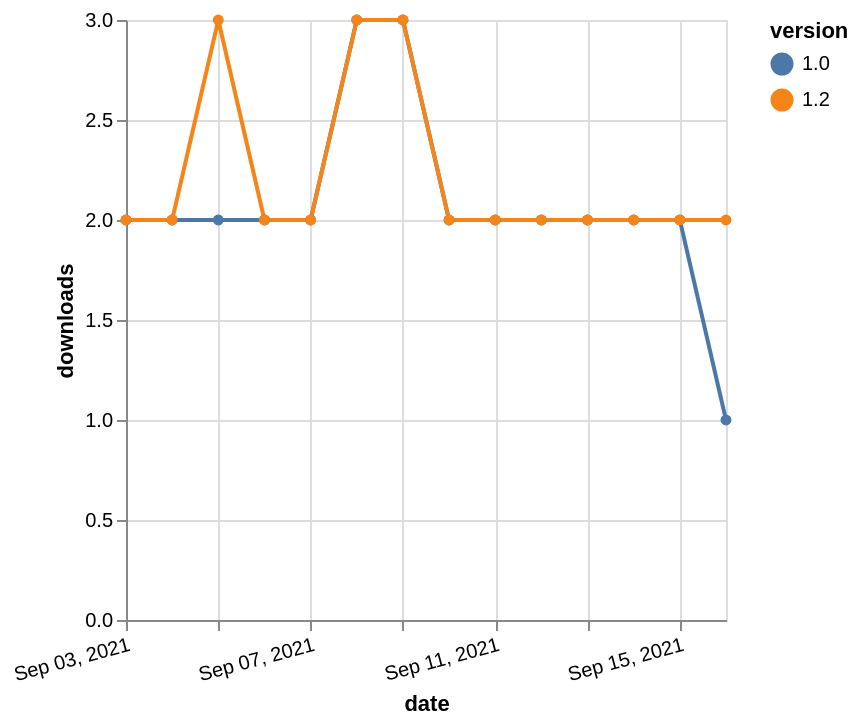

Describe this chart as a Vega-Lite specification.
### Vega-Lite specification from a JSON file in a GitHub repository (floating-point values rounded to 4 significant figures)
{"$schema": "https://vega.github.io/schema/vega-lite/v5.json", "description": "A simple bar chart with embedded data.", "data": {"values": [{"date": "2021-09-03", "total": 3026, "delta": 2, "version": "1.0"}, {"date": "2021-09-04", "total": 3028, "delta": 2, "version": "1.0"}, {"date": "2021-09-05", "total": 3030, "delta": 2, "version": "1.0"}, {"date": "2021-09-06", "total": 3032, "delta": 2, "version": "1.0"}, {"date": "2021-09-07", "total": 3034, "delta": 2, "version": "1.0"}, {"date": "2021-09-08", "total": 3037, "delta": 3, "version": "1.0"}, {"date": "2021-09-09", "total": 3040, "delta": 3, "version": "1.0"}, {"date": "2021-09-10", "total": 3042, "delta": 2, "version": "1.0"}, {"date": "2021-09-11", "total": 3044, "delta": 2, "version": "1.0"}, {"date": "2021-09-12", "total": 3046, "delta": 2, "version": "1.0"}, {"date": "2021-09-13", "total": 3048, "delta": 2, "version": "1.0"}, {"date": "2021-09-14", "total": 3050, "delta": 2, "version": "1.0"}, {"date": "2021-09-15", "total": 3052, "delta": 2, "version": "1.0"}, {"date": "2021-09-16", "total": 3053, "delta": 1, "version": "1.0"}, {"date": "2021-09-03", "total": 2198, "delta": 2, "version": "1.2"}, {"date": "2021-09-04", "total": 2200, "delta": 2, "version": "1.2"}, {"date": "2021-09-05", "total": 2203, "delta": 3, "version": "1.2"}, {"date": "2021-09-06", "total": 2205, "delta": 2, "version": "1.2"}, {"date": "2021-09-07", "total": 2207, "delta": 2, "version": "1.2"}, {"date": "2021-09-08", "total": 2210, "delta": 3, "version": "1.2"}, {"date": "2021-09-09", "total": 2213, "delta": 3, "version": "1.2"}, {"date": "2021-09-10", "total": 2215, "delta": 2, "version": "1.2"}, {"date": "2021-09-11", "total": 2217, "delta": 2, "version": "1.2"}, {"date": "2021-09-12", "total": 2219, "delta": 2, "version": "1.2"}, {"date": "2021-09-13", "total": 2221, "delta": 2, "version": "1.2"}, {"date": "2021-09-14", "total": 2223, "delta": 2, "version": "1.2"}, {"date": "2021-09-15", "total": 2225, "delta": 2, "version": "1.2"}, {"date": "2021-09-16", "total": 2227, "delta": 2, "version": "1.2"}]}, "width": "container", "mark": {"type": "line", "point": {"filled": true}}, "encoding": {"x": {"field": "date", "type": "temporal", "timeUnit": "yearmonthdate", "title": "date", "axis": {"labelAngle": -15}}, "y": {"field": "delta", "type": "quantitative", "title": "downloads"}, "color": {"field": "version", "type": "nominal"}, "tooltip": {"field": "delta"}}}
